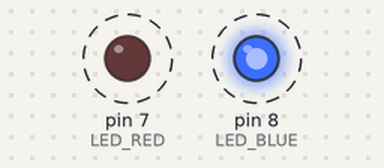
Bench run of a sketch on a simulated Arduino Uno, built with avr-gcc and run on an emulated ATmega328P. Parts: output pins drawn as LEDs (lit = HIGH). Dashed ring = blinking.

Above: at 0.05 s.
Timing chart, 0 to 3.0 s (numbered marks = the images above):
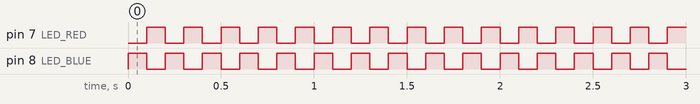

The sketch:

3LED.ino
```cpp
#define LED_BLUE 8
#define LED_RED 7
#define DELAY_TIME 100

void setup(){
  pinMode(LED_BLUE, OUTPUT);
  pinMode(LED_RED, OUTPUT);
}

void loop() {
  digitalWrite(LED_BLUE, HIGH);
  digitalWrite(LED_RED, LOW);
  delay(DELAY_TIME);
  digitalWrite(LED_RED, HIGH);
  digitalWrite(LED_BLUE, LOW);
  delay(DELAY_TIME);
}
```

Measured:
- by itself, pin 7 (LED_RED), pin 8 (LED_BLUE): alternates HIGH for 0.10 s and LOW for 0.10 s
